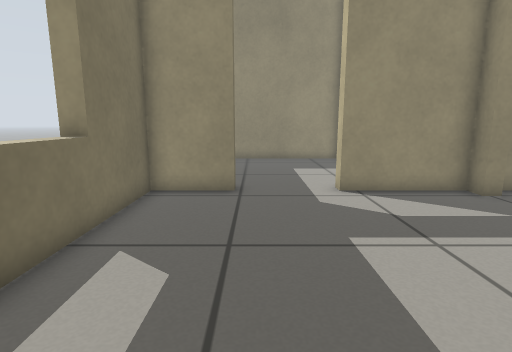
View 1 (above)

13 first-person views from a walk through a Gazebo world. The camera is 0.58 m above the floor, tilts 10° down and sees 80° across. The floor is counted in squares, 0.25 m on a side. Each view is taken from the middle of a square. On the plan, view 1 faces up. The plan holds only what a view shows up to about 18 squares ahead; the rest is blank.

View 2
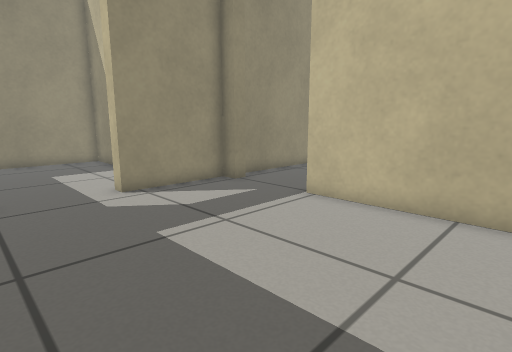

View 3
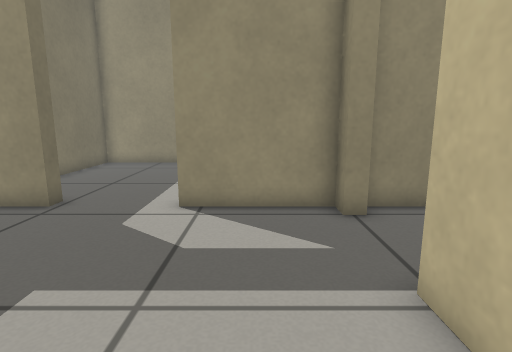

View 4
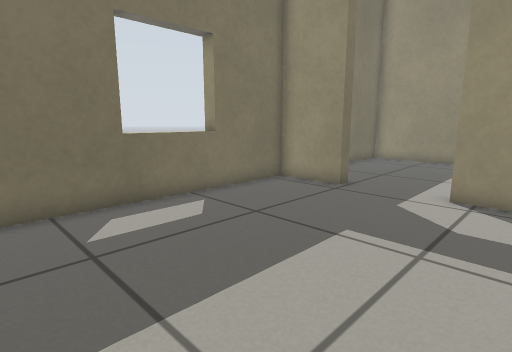

View 5
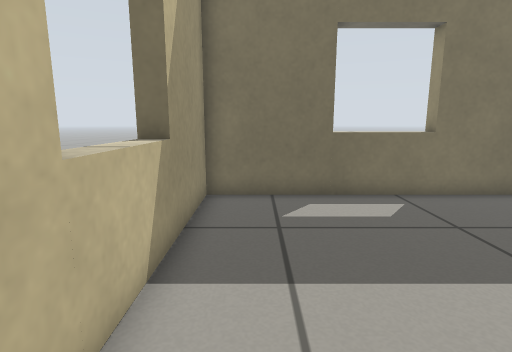

View 6
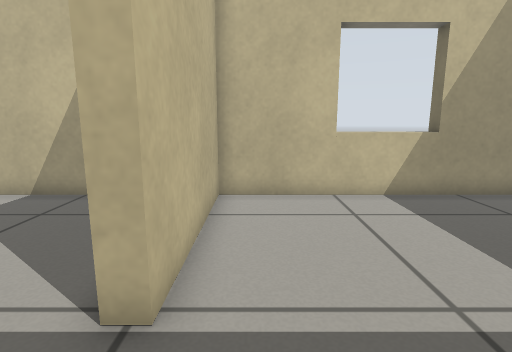

View 7
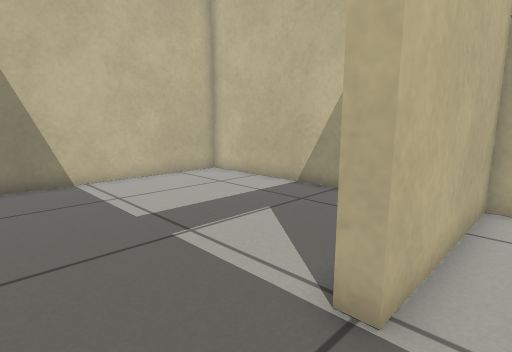

View 8
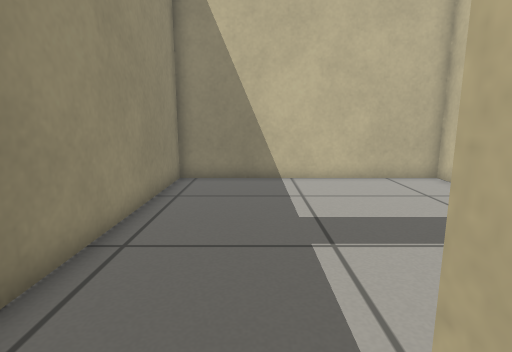

View 9
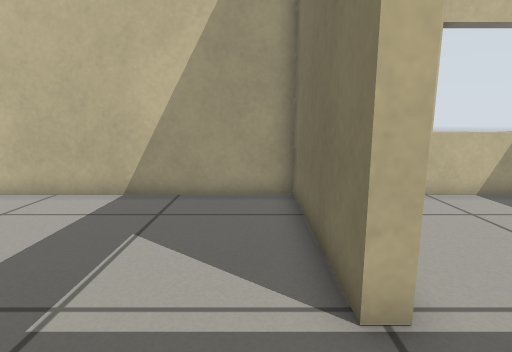

View 10
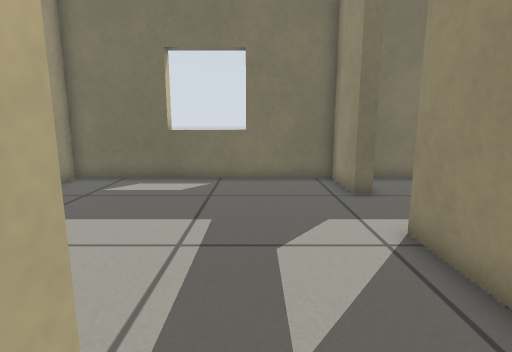

View 11
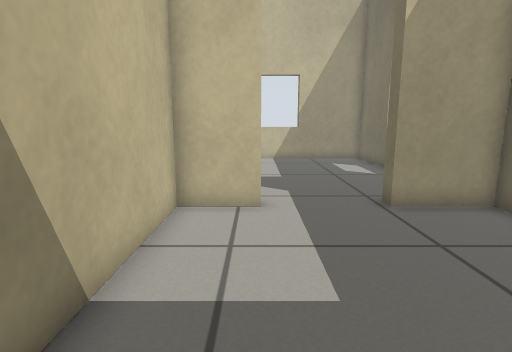

View 12
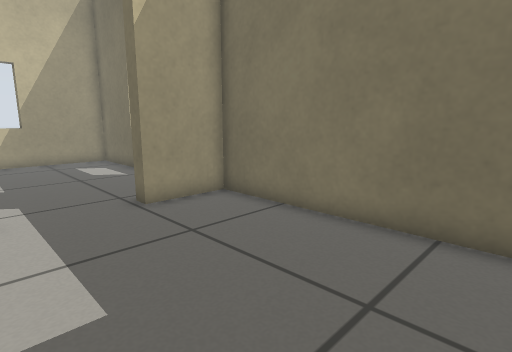

View 13
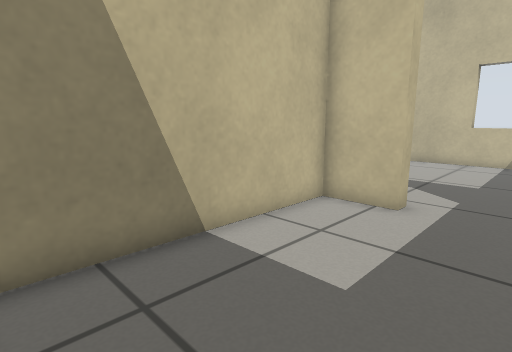

### Floor plan
Ten units are one square. View 1 is at (0, 0); x grows to the right and y downward. Boxes are objects, and circles mark ways between rooms. Rooms are numbered by the first view taken in them; rooms with no view inside come last. Other rooms are left out.
<svg viewBox="-41 -201 232 212">
<path fill="none" stroke="#000" d="M-7 -102 -36 -102 -36 6 72 6 72 -58M72 -102 29 -102M78 -58 78 6 186 6 186 -102 80 -102M29 -108 52 -108 52 -196 -36 -196 -36 -108 -7 -108"/>
<circle cx="75" cy="-75" r="3" fill="#2a7"/>
<circle cx="10" cy="-105" r="3" fill="#2a7"/>
<text x="10" y="-50">1</text>
<text x="130" y="-50">2</text>
<text x="0" y="-160">3</text>
</svg>
Room 1 opens to room 2. Room 1 opens to room 3.

Where each view was taken, in squares from view 1:
view 1: 0 up, 0 right, facing up
view 2: 0 up, 1 left, facing up-right
view 3: 2 up, 5 right, facing up
view 4: 0 up, 5 right, facing up-left
view 5: 1 up, 6 right, facing left
view 6: 9 up, 6 right, facing down
view 7: 9 up, 6 right, facing down-right
view 8: 7 up, 6 right, facing right
view 9: 9 up, 9 right, facing down
view 10: 7 up, 9 right, facing left
view 11: 19 up, 3 right, facing down
view 12: 19 up, 3 right, facing down-left
view 13: 19 up, 0 right, facing down-right
